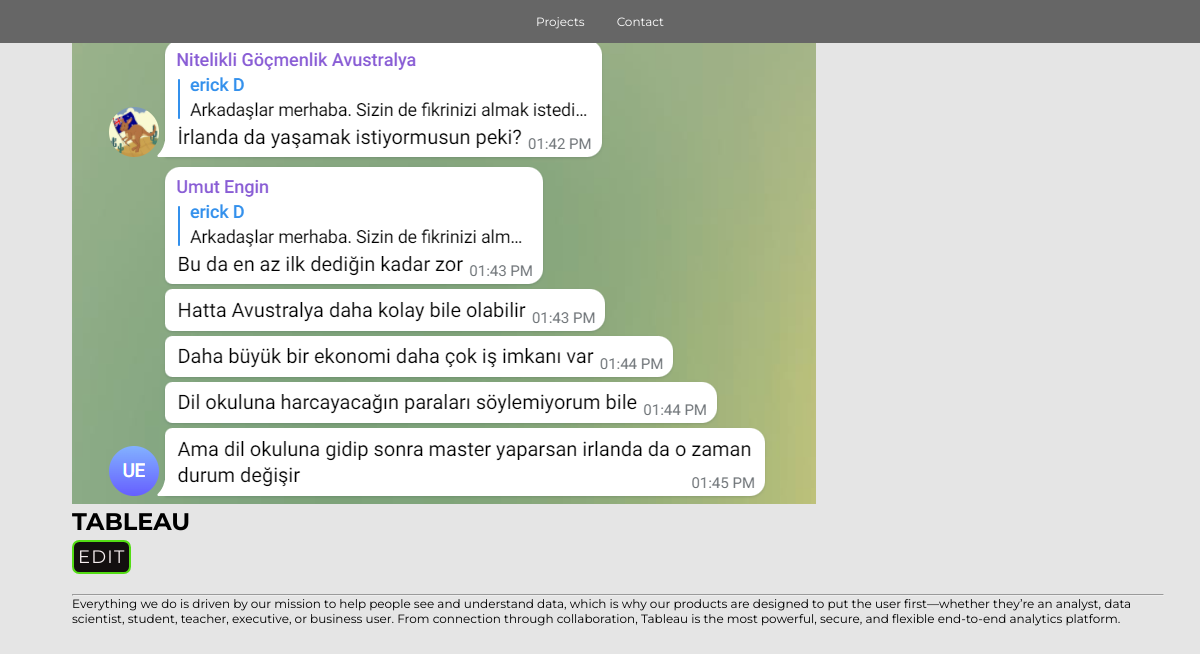
/project/a5b3bc82-f0fe-42f7-918a-910e9b0b84e0/, run on the app's committed database.
### base/models.py (models this page shows, shortened)
class Project(models.Model):
    title = models.CharField(max_length=200)
    thumbnail = models.ImageField(null=True)
    body = RichTextField()
    slug = models.SlugField(null=True, blank=True)
    created = models.DateTimeField(auto_now_add=True)
    id = models.UUIDField(default=uuid.uuid4, unique=True,
                          primary_key=True, editable=False)

### base/views.py (the view)
# urls.py: path('project/<str:pk>/', views.projectPage, name='project'),
def projectPage(request, pk):
    project = Project.objects.get(id=pk)
    context = {'project': project}
    return render(request, 'base/project.html', context)

### base/templates/base/project.html
{% extends 'base/main.html' %}
{% load static %}
{% block content %}
 <div class="container">
     <img class="project--image" src="{{project.thumbnail.url}}">
     <h1>{{project.title}}</h1>
     <a href="{% url 'edit-project' project.id  %}" class="btn-warning" >Edit</a>
     <hr>
     <p>{{project.body |safe}}</p>
 </div>
{% endblock content %}

### static/styles/main.css (style rules this page uses)
* { padding: 0; margin: 0; box-sizing: border-box; }
html { font-size: 12px; font-family: "Montserrat", sans-serif; scroll-behavior: smooth; margin-bottom: 2.01em; }
body { background-color: #e5e5e5; }
.container { margin-left: 6em; margin-right: 3em; }
.project--image { max-width: 800px; }
.btn-warning, .btn-primary { display: inline-block; padding: 4px; color: rgb(247, 239, 240); background-color: rgb(19, 15, 15); border: 2px solid rgb(83, 220, 20); text-transform: uppercase; letter-spacing: 0.1rem; margin-top: 4px; border-radius: 0.4em; transition: 0.3s ease; font-size: 1.5em; margin-bottom: 20px; text-decoration: none; }

### data on the page
Project: thumbnail (picture), title "TABLEAU", body "Everything we do is driven by our mission to help people see and understand data, which is why our products are designed to put the user first—whether they’re an analyst, data scientist, student, teacher, executive, or business user. From connection through collaboration, Tableau is the most powerful, secure, and flexible end-to-end analytics platform."
